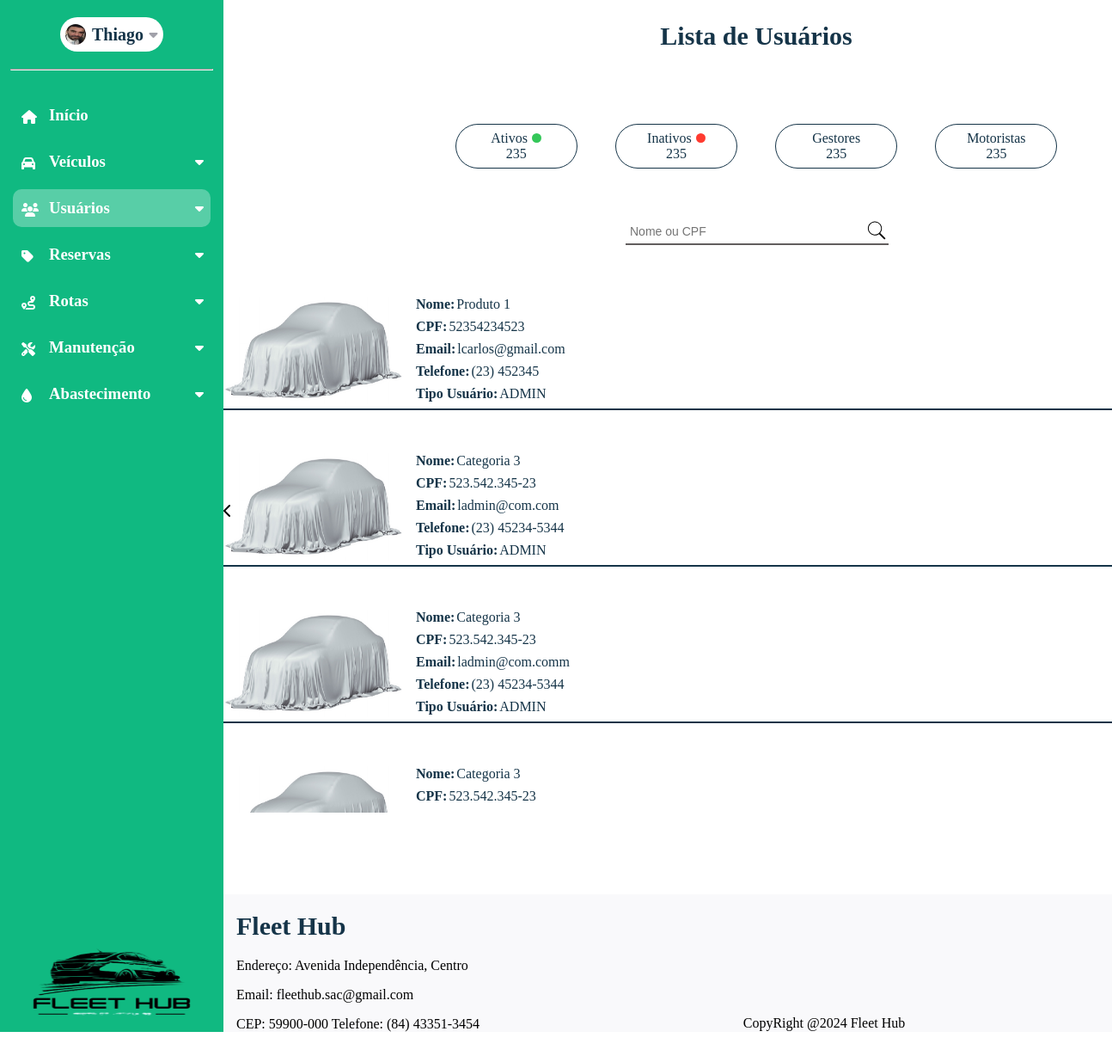
/listagem-usuarios (signed in), run on the app's committed database.
### dashboard/models.py (models this page shows, shortened)
class CustomUser(AbstractUser):
    nome = models.CharField(max_length=50)
    email = models.EmailField(max_length=254, unique=True)
    cpf = models.CharField(max_length=11, unique=True)
    telefone = models.CharField(max_length=15)
    rua = models.CharField(max_length=35)
    bairro = models.CharField(max_length=35)
    cidade = models.CharField(max_length=35)
    cep = models.CharField(max_length=15)
    imagem = models.ImageField(
        upload_to="imagens/usuario",
        height_field=None,
        width_field=None,
        max_length=None,
        default="carro-escondido.jpg",
    )
    estado = models.ForeignKey(Estado, on_delete=models.SET_NULL, null=True)
    tipo_usuario = models.ForeignKey(TipoUsuario, on_delete=models.SET_DEFAULT, default="indefinido")
    status_usuario = models.ForeignKey(StatusUsuario, on_delete=models.SET_DEFAULT, default="indefinido")
    groups = models.ManyToManyField(
        "auth.Group",
        related_name="customuser_set",
        blank=True
    )
    user_permissions = models.ManyToManyField(
        "auth.Permission",
        related_name="customuser_permissions_set",
        blank=True
    )

class TipoUsuario(models.Model):
    nome = models.CharField(max_length=30)
    def __str__(self):
        return self.nome

### dashboard/views.py (the view)
# urls.py: path('listagem-usuarios',views.listagem_usuarios,name='listagem_usuarios'),
@login_required
def listagem_usuarios(request):
    usuarios = get_list_or_404(CustomUser)
    contexto = {
        'range_10': range(10),
        'range_7': range(7),  # Lista de 0 a 6
        'range_4': range(4),  # Lista de 0 a 3
        'range_2': range(2)  # Lista de 0 a 1
    }
    return render(request, 'dashboard/listagem_usuarios.html',{"contexto":contexto, 'usuarios':usuarios})

### dashboard/templates/dashboard/listagem_usuarios.html (shortened to what this page needs)
{% extends 'base.html' %}
{% load static %}
{% block page_name %}Listagem_Usuários{% endblock page_name %}
{% block estilos %}
<link rel="stylesheet" href="{% static 'css/listagem_usuarios.css' %}">
{% endblock estilos %}
{% block content %}
<section id="content-listagem">
    <h1>Lista de Usuários</h1>
    <div id="filtros">
        <div id="estrutura-filtros">
            <div id="descricao-filtros">
                <p>Ativos</p>
                <div id="bolinha-filtro" style="background-color: #34C759;">
                </div>
            </div>
            <div id="quantidade-filtro">
                <p>235</p>
            </div>
        </div>
        <div id="estrutura-filtros">
            <div id="descricao-filtros">
                <p>Inativos</p>
                <div id="bolinha-filtro" style="background-color: #FF3B30;">
                </div>
            </div>
            <div id="quantidade-filtro">
                <p>235</p>
            </div>
        </div>
        <div id="estrutura-filtros">
            <div id="descricao-filtros">
                <p>Gestores</p>
            </div>
            <div id="quantidade-filtro">
                <p>235</p>
            </div>
        </div>
        <div id="estrutura-filtros">
            <div id="descricao-filtros">
                <p>Motoristas</p>
            </div>
            <div id="quantidade-filtro">
                <p>235</p>
            </div>
        </div>
    </div>
    <div id="search-box">
        <form action="/search" method="GET">
                <div id="descr-search">
                    <input type="text" id="search-input" name="query" placeholder="Nome ou CPF" style="border: none; outline: none; padding: 5px; font-size: 14px; flex: 1;">
                    <button type="submit" style="background: none; border: none; cursor: pointer; padding: 0;">
                    </button>
                </div>
            <div id="linha-search"></div>
        </form>
    </div>
    <div id="lista-veiculos">
        {% for usuario in usuarios %}
            <div id="linha-final">
            <div id="linha-veiculo">
                <div id="img-veiculo">
                    <img id="teste" src="{{usuario.imagem.url}}" alt="">
                    <div id="elementos-veiculo">
                        <div id="elementos-filhos" class="nomes">
                            <p id="titulo">Nome:</p>
                            <p id="resultado">{{usuario.nome}}</p>
                        </div>
                        <div id="elementos-filhos" class="cpf">
                            <p id="titulo">CPF:</p>
                            <p id="resultado">{{usuario.cpf}}</p>
                        </div>
                        <div id="elementos-filhos" class="email" >
                            <p id="titulo">Email:</p>
                            <p id="resultado">l{{usuario.email}}</p>
                        </div>
                        <div id="elementos-filhos" class="telefone">
                            <p id="titulo">Telefone:</p>
                            <p id="resultado">{{usuario.telefone}}</p>
                        </div>
                        <div id="elementos-filhos" class="tipo_usuario">
                            <p id="titulo">Tipo Usuário:</p>
                            <p id="resultado">{{usuario.tipo_usuario}}</p>
                        </div>
                    </div>
                </div>
        </div>
        <div id="linha"></div>
    </div>
    {% endfor %}
    </div>
</section>
{% endblock %}

### global_templates/base.html (shortened to what this page needs)
{% load static %}
<!DOCTYPE html>
<html lang="en">
<head>
    <link rel="stylesheet" href="{% static 'css/global-style.css' %}">
    {% block estilos %}{% endblock %}
    <link rel="stylesheet" href="https://cdnjs.cloudflare.com/ajax/libs/font-awesome/6.6.0/css/all.min.css"
 />
</head>
<body id="{% block body_id %}default-page{% endblock %}" data-page="{% block page_name %}default{% endblock %}">
    <aside id="sidebar">
        <div id="user-menu-sidebar">
            <div id="user_menu">
                <img id="img_perfil" src="{% static 'img/img_perfil.jpg' %}" alt="" title="Imagem do Perfil">
                <h1 id="gestor_name">Thiago</h1>
                <i id="user_icon" class="fa-solid fa-caret-down" style="color: #a1a1aa;"></i>
            </div>
            <hr>
            <div id="sidebar-expansive">
                <a href="{% url 'tela_dashboard' %}" class="element-icon"><i class="fa-solid fa-house icon"
                        title="Início"></i>
                    <h3 id="text-init">Início</h3>
                </a>
                <a class="element-icon" id="id-veiculos"><i class="fa-solid fa-car icon" title="Veículos"></i>
                    <h3 class="text-menu-lateral" id="text-veicles">Veículos</h3>
                    <i id="icon_veiculos" class="fa-solid fa-caret-down"
                        style="color: rgb(255, 255, 255); display: block; transform: rotate(0deg);"></i>
                </a>
                <a class="element-icon" id="id-usuarios"><i class="fa-solid fa-users icon" title="Usuários"></i>
                    <h3 class="text-menu-lateral" id="text-users">Usuários</h3>
                    <i id="icon_usuarios" class="fa-solid fa-caret-down"
                        style="color: rgb(255, 255, 255); display: block; transform: rotate(0deg);"></i>
                </a>
                <a class="element-icon" id="id-reservas"><i class="fa-solid fa-tag icon" title="Reservas"></i>
                    <h3 class="text-menu-lateral" id="text-reservations">Reservas</h3>
                    <i id="icon_reservas" class="fa-solid fa-caret-down"
                        style="color: rgb(255, 255, 255); display: block; transform: rotate(0deg);"></i>
                </a>
                <a class="element-icon" id="id-rotas"><i class="fa-solid fa-route icon" title="Rotas"></i>
                    <h3 class="text-menu-lateral" id="text-routes">Rotas</h3>
                    <i id="icon_rotas" class="fa-solid fa-caret-down"
                        style="color: rgb(255, 255, 255); display: block; transform: rotate(0deg);"></i>
                </a>
                <a class="element-icon" id="id-manutencao"><i class="fa-solid fa-screwdriver-wrench icon"
                        title="Manutenção"></i>
                    <h3 class="text-menu-lateral" id="text-maintenance">Manutenção</h3>
                    <i id="icon_manutencao" class="fa-solid fa-caret-down"
                        style="color: rgb(255, 255, 255); display: block; transform: rotate(0deg);"></i>
                </a>
                <a class="element-icon" id="id-abastecimento"><i class="fa-solid fa-droplet icon"
                        title="Abastecimento"></i>
                    <h3 class="text-menu-lateral" id="text-supply">Abastecimento</h3>
                    <i id="icon_abastecimento" class="fa-solid fa-caret-down"
                        style="color: rgb(255, 255, 255); display: block; transform: rotate(0deg);"></i>
                </a>
            </div>
            <img src="{% static 'img/logo_fleethub.png' %}" alt="" style="width: 100%;">
        </div>
        <div id="div-img_sidebar-expansive"><i id="img_sidebar-expansive" class="fa-solid fa-chevron-left"></i></div>
    </aside>
    <div id="content-and-footer">
        <div id='container-block-content'>
            {% block content %}{% endblock content %}
        </div>
        <footer>
            <div class="footer-left" style="margin-left: 15px;">
                <h1>Fleet Hub</h1>
                <p>Endereço: Avenida Independência, Centro</p>
                <p>Email: fleethub.sac@gmail.com</p>
                <p style="margin-bottom: 0;">CEP: 59900-000 Telefone: (84) 43351-3454</p>
            </div>
            <div class="footer-center">
                <p style="margin-bottom: 0; margin-top: 0;">CopyRight @2024 Fleet Hub </p>
            </div>
        </footer>
    </div>
</body>
</html>

### global_static/css/global-style.css (style rules this page uses)
:root { --color-white:#ffffff; --color-green-menu: #10B981; --menu-modulos-color:rgba(255,255,255,0.3); }
body { background-color:var(--color-white); margin: 0; display: flex; height: 1400px; }
hr { background-color: white; width: 90%; height: 0.5px; margin: 20px auto; }
#sidebar { background-color: var(--color-green-menu); display: flex; width: 260px; position: relative; height: auto; }
#user_menu { display: flex; justify-content: space-evenly; align-items: center; width: 120px; height: 40px; border-radius: 50px; background-color: var(--color-white); margin-top: 20px; }
.text-menu-lateral { width: 150px; }
#user_icon { transition: 400ms; }
#gestor_name { font-size: 20px; }
#img_perfil { border-radius: 50%; width: 24px; height: 24px; }
.fa-caret-down { transition: 0.5s; }
#user-menu-sidebar { display: flex; flex-direction: column; align-items: center; }
#img_sidebar-expansive { width: 28px; height: 28px; }
#div-img_sidebar-expansive { width: 28px; height: auto; display: flex; align-items: center; }
#sidebar-expansive { background-color: var(--color-green-menu); width: 260px; height: 100% }
.element-icon { text-decoration: none; display: flex; align-items: center; gap: 20px; margin-left: 15px; margin-right: 15px; margin-top: 10px; width: 230px; height: 44px; border-radius: 10px; }
.icon { width: 12px; height: 12px; margin-left: 10px; color: var(--color-white); }
#sidebar-expansive h3 { color: var(--color-white); }
#content-and-footer { display: grid; grid-template-rows: 1fr auto; width: 100%; }
footer { width: 100%; height: auto; margin: 0; display: flex; flex-direction: row; justify-content: space-between; align-items: center; background-color: rgba(239,240,244,0.4); }
.footer-center { margin-top:140px; }

### dashboard/static/css/listagem_usuarios.css (style rules this page uses)
body { height: 1200px; }
section { padding: 0; }
form { margin: auto; }
h1 { color: #153448; font-size: 30px; font-weight: bold; }
#container-block-content { margin: 0 auto; }
#filtros { display: flex; flex-direction: row; justify-content: space-around; width: 745px; margin: auto; }
#estrutura-filtros { width: 140px; height: 50px; border: 1px #153448 solid; border-radius: 30px; display: flex; justify-content: center; flex-direction: column; align-items: center; }
#content-listagem { max-width: 1240px; display: flex; justify-content: center; flex-direction: column; row-gap: 60px; }
#content-listagem h1 { text-align: center; }
#descricao-filtros { display: flex; flex-direction: row; align-items: center; justify-content: center; column-gap: 5px; }
#descricao-filtros p { margin: 0; color: #153448; }
#bolinha-filtro { width: 11px; height: 11px; border-radius: 180px; }
#estrutura-filtros #quantidade-filtro { justify-content: center; }
#estrutura-filtros #quantidade-filtro p { margin: 0; color: #153448; }
#search-box { display: flex; flex-direction: column; max-width: 304px; margin: auto; }
#descr-search { display: flex; flex-direction: row; align-items: center; width: 304px; justify-content: space-between; }
#descr-search #search-input { color: #625E5E; font-size: 16x; }
#linha-search { width: 304px; border: #625E5E 0.1px solid; }
#lista-veiculos { display: flex; row-gap: 50px; flex-direction: column; overflow-y: scroll; overflow-x: hidden; width: 1240px; height: 100%; max-height: 600px; }
#linha-veiculo { width: 98%; display: flex; flex-direction: row; justify-content: space-between; }
#img-veiculo { display: flex; flex-direction: row; max-height: 125px; column-gap: 15px; }
img { width: 209px; height: 125px; }
#elementos-veiculo { display: flex; flex-direction: column; max-height: 125px; }
#elementos-veiculo #elementos-filhos { display: flex; flex-direction: row; column-gap: 2px; }
#elementos-veiculo #elementos-filhos #titulo { margin-bottom: 8px; margin-top: 0px; color: #153448; font-size: 16px; font-weight: bold; }
#elementos-veiculo #elementos-filhos #resultado { margin-bottom: 8px; margin-top: 0px; font-size: 16px; color: #153448; }
#linha { border: #153448 0.5px solid; width: 98%; }
#linha-final { display: flex; flex-direction: column; row-gap: 5px; }

### data on the page
CustomUser: imagem (picture), nome "Produto 1", cpf "52354234523", email "carlos@gmail.com", telefone "(23) 452345", tipo_usuario "ADMIN"
CustomUser: imagem (picture), nome "Categoria 3", cpf "523.542.345-23", email "admin@com.com", telefone "(23) 45234-5344", tipo_usuario "ADMIN"
CustomUser: imagem (picture), nome "Categoria 3", cpf "523.542.345-23", email "admin@com.comm", telefone "(23) 45234-5344", tipo_usuario "ADMIN"
CustomUser: imagem (picture), nome "Categoria 3", cpf "523.542.345-23"
